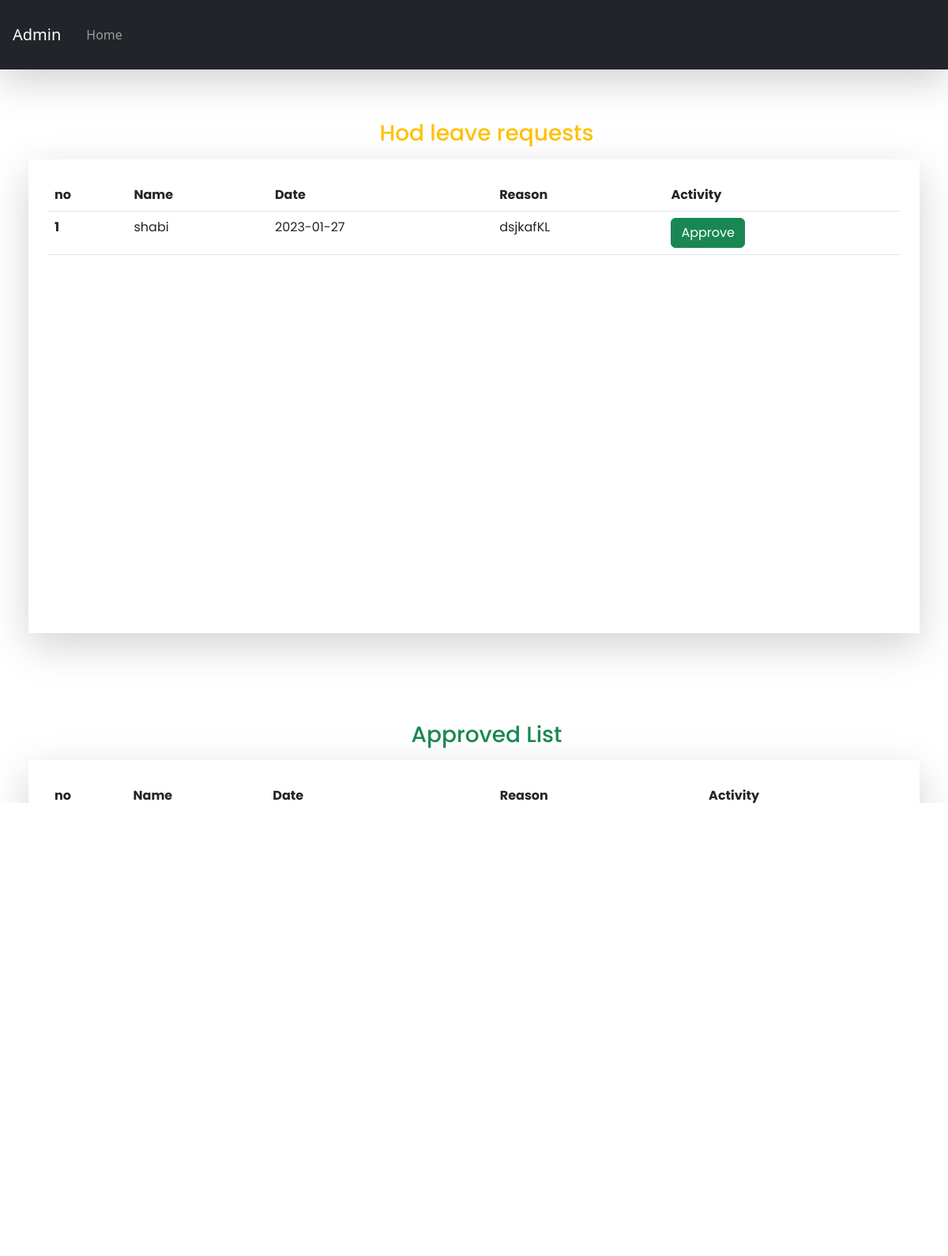
Before: /hodleaveapproval with the older database file.
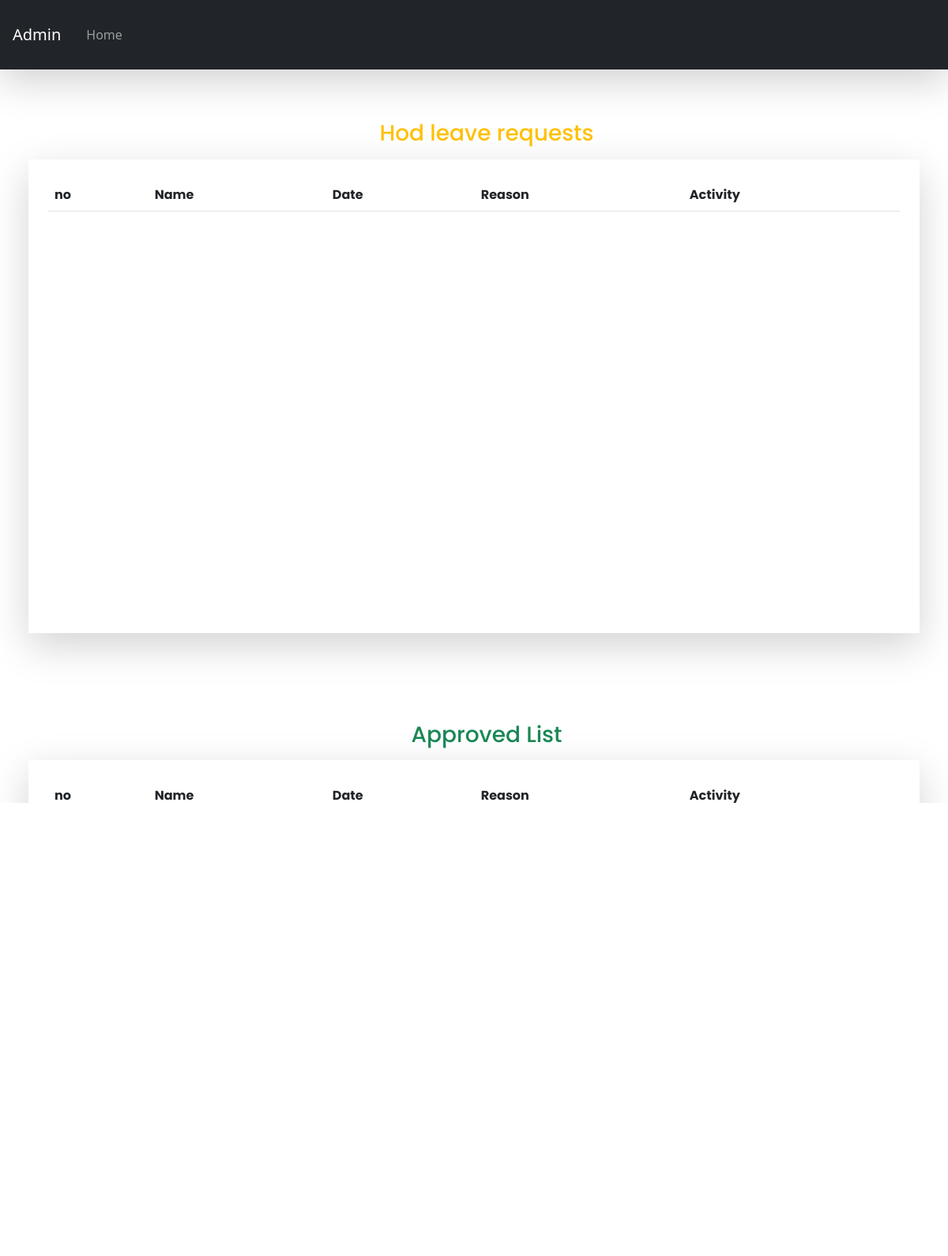
After: the same page with the newer database file.
### mycollege/models.py (models this page shows)
class Approval(models.Model):
    user=models.ForeignKey(User,on_delete=models.CASCADE)
    name=models.CharField(max_length=100)
    date=models.CharField(max_length=100)
    department=models.CharField(max_length=200)
    reason=models.CharField(max_length=500)
    status=models.CharField(max_length=50)
    role=models.CharField(max_length=200)
    def __str__(self):
        return self.name

### mycollege/views.py (the view)
# urls.py: path('hodleaveapproval',views.hod_leave_approval,name='hodleaveapproval'),
def hod_leave_approval(request):
    data=Approval.objects.filter(role='hod')
    print('hodapproval',data)
    return render(request,'hodleaveapproval.html',{'data':data})

### mycollege/templates/hodleaveapproval.html (shortened to what this page needs)
<!DOCTYPE html>
{% load static %}
<html lang="en">
<head>
    <link href="https://cdn.jsdelivr.net/npm/bootstrap@5.2.3/dist/css/bootstrap.min.css" rel="stylesheet"
>
    <link rel="stylesheet" href="https://cdnjs.cloudflare.com/ajax/libs/font-awesome/4.7.0/css/font-awesome.min.css">
    <link rel="stylesheet" href="{% static '/style.css' %}">
</head>
<body>
  <nav class="navbar navbar-expand-lg navbar-dark bg-dark shadow-lg p-3">
    <a class="navbar-brand" href="#">Admin</a>
    <div class="collapse navbar-collapse" id="navbarNav">
        <ul class="navbar-nav p-2">
            <li class="nav-item active">
                <a class="nav-link" href="{% url 'index' %}">Home <span class="sr-only">(current)</span></a>
            </li>
        </ul>
    </div>
</nav>
    <div class="leave-mai">
        <div class="conatiner-fluid font-family">
            <div class="row p-5">
                <h3 class="text-warning text-center m-3"> Hod leave requests </h3>
                <div class=" col-lg-12 p-4 shadow-lg box">
                    <table class="table">
                        <thead class="">
                            <tr>
                                <th scope="col">no</th>
                                <th scope="col ">Name</th>
                                <th scope="col">Date</th>
                                <th scope="col">Reason</th>
                                <th scope="col">Activity</th>
                            </tr>
                        </thead>
                        {% for i in data %}
                        {% if i.status == '0' %}
                        <tbody>
                            <tr>
                                <th scope="row">{{forloop.counter}}</th>
                                <td>{{i.name}}</td>
                                <td>{{i.date}}</td>
                                <td>{{i.reason}}</td>
                                <td><a href="{% url 'hodleavehandler' i.id %}" class="btn btn-success">Approve</a></td>
                            </tr>
                        </tbody>
                        {% endif %}
                        {% endfor %}
                    </table>
                </div>
            </div>
            <div class="row font-family p-5">
                <h3 class="text-center text-success m-3 text-capitalize"> approved list </h3>
                <div class="col-lg-12 p-4 shadow-lg box">
                    <table class="table">
                        <thead class="">
                            <tr>
                                <th scope="col">no</th>
                                <th scope="col ">Name</th>
                                <th scope="col">Date</th>
                                <th scope="col">Reason</th>
                                <th scope="col">Activity</th>
                            </tr>
                        </thead>
                        {% for i in data %}
                        {% if i.status == '1' %}
                        <tbody>
                            <tr>
                                <th scope="row">{{forloop.counter}}</th>
                                <td>{{i.name}}</td>
                                <td>{{i.date}}</td>
                                <td>{{i.reason}}</td>
                                <td><a href="{% url 'hoddelleave' i.id %}" class="btn btn-danger">Delete</a></td>
                            </tr>
                        </tbody>
                        {% endif %}
                        {% endfor %}
                    </table>
                </div>
            </div>
        </div>
    </div>
</body>
</html>

Changed rows visible on the page:
removed Approval: name "shabi", date "2023-01-27", reason "dsjkafKL", shown under "Hod leave requests"
